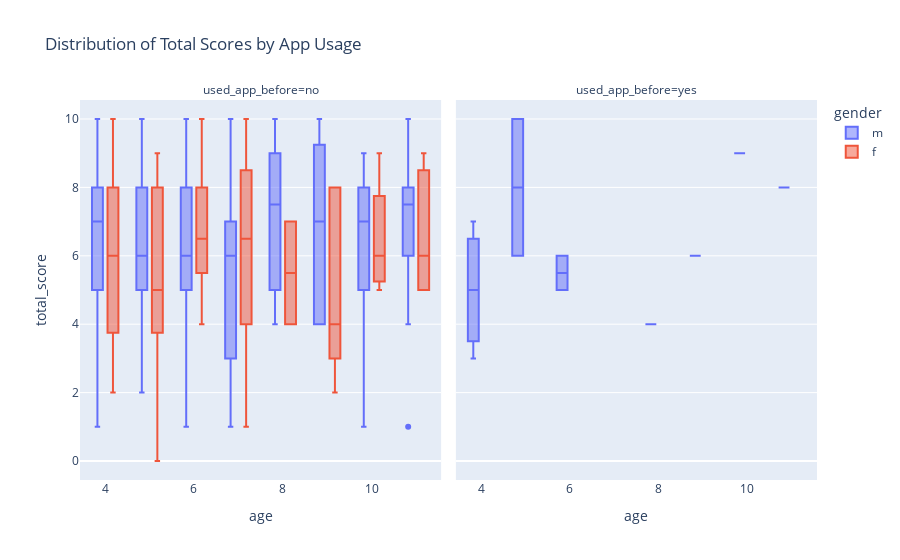

Notebook cell for this chart:
### Markdown cell above
## What is the distribution of the scores based on the age of the individuals who has or has not used an app before?

### Code cell
# Creating a Boxplot
fig = px.box(autism_df, x='age', y='total_score', color='gender', 
             facet_col='used_app_before', title="Distribution of Total Scores by App Usage")

# Show plot
fig.show()

### Figure 1 — Plotly figure (JSON) as saved in the notebook; plotly's stock layout.template omitted (floating-point values rounded to 4 significant figures; data arrays with more than 128 entries replaced by an {"elided": "..."} marker saying what was removed)
{"data": [{"alignmentgroup": "True", "hovertemplate": "gender=m<br>used_app_before=no<br>age=%{x}<br>total_score=%{y}<extra></extra>", "legendgroup": "m", "marker": {"color": "#636efa"}, "name": "m", "notched": false, "offsetgroup": "m", "orientation": "v", "showlegend": true, "x": {"elided": "197 int values"}, "x0": " ", "xaxis": "x", "y": {"elided": "197 int values"}, "y0": " ", "yaxis": "y", "type": "box"}, {"alignmentgroup": "True", "hovertemplate": "gender=m<br>used_app_before=yes<br>age=%{x}<br>total_score=%{y}<extra></extra>", "legendgroup": "m", "marker": {"color": "#636efa"}, "name": "m", "notched": false, "offsetgroup": "m", "orientation": "v", "showlegend": false, "x": [6, 5, 9, 10, 6, 4, 4, 8, 11, 4, 5], "x0": " ", "xaxis": "x2", "y": [5, 10, 6, 9, 6, 3, 5, 4, 8, 7, 6], "y0": " ", "yaxis": "y2", "type": "box"}, {"alignmentgroup": "True", "hovertemplate": "gender=f<br>used_app_before=no<br>age=%{x}<br>total_score=%{y}<extra></extra>", "legendgroup": "f", "marker": {"color": "#EF553B"}, "name": "f", "notched": false, "offsetgroup": "f", "orientation": "v", "showlegend": true, "x": [5, 5, 11, 11, 5, 4, 9, 6, 6, 4, 7, 4, 6, 4, 4, 4, 6, 4, 9, 4, 4, 7, 5, 8, 11, 11, 11, 4, 11, 11, 6, 9, 4, 4, 10, 6, 6, 4, 4, 4, 4, 5, 7, 10, 7, 5, 6, 6, 9, 10, 11, 5, 4, 11, 4, 4, 10, 6, 4, 4, 4, 7, 4, 5, 4, 4, 8, 7, 11, 11, 9, 9, 4, 6, 4, 10, 6, 4, 10, 10, 5, 7, 7, 4], "x0": " ", "xaxis": "x", "y": [4, 8, 7, 5, 3, 2, 5, 5, 6, 3, 1, 3, 4, 8, 5, 4, 7, 9, 8, 6, 5, 4, 8, 7, 9, 9, 7, 8, 5, 6, 7, 2, 3, 3, 9, 6, 8, 7, 7, 5, 7, 0, 8, 6, 6, 8, 6, 8, 3, 5, 9, 5, 4, 5, 8, 4, 5, 10, 9, 6, 8, 7, 8, 5, 10, 9, 4, 9, 5, 5, 3, 8, 10, 10, 3, 7, 4, 6, 6, 8, 9, 10, 4, 3], "y0": " ", "yaxis": "y", "type": "box"}], "layout": {"xaxis": {"anchor": "y", "domain": [0.0, 0.49], "title": {"text": "age"}}, "yaxis": {"anchor": "x", "domain": [0.0, 1.0], "title": {"text": "total_score"}}, "xaxis2": {"anchor": "y2", "domain": [0.51, 1.0], "matches": "x", "title": {"text": "age"}}, "yaxis2": {"anchor": "x2", "domain": [0.0, 1.0], "matches": "y", "showticklabels": false}, "annotations": [{"font": {}, "showarrow": false, "text": "used_app_before=no", "x": 0.245, "xanchor": "center", "xref": "paper", "y": 1.0, "yanchor": "bottom", "yref": "paper"}, {"font": {}, "showarrow": false, "text": "used_app_before=yes", "x": 0.755, "xanchor": "center", "xref": "paper", "y": 1.0, "yanchor": "bottom", "yref": "paper"}], "legend": {"title": {"text": "gender"}, "tracegroupgap": 0}, "title": {"text": "Distribution of Total Scores by App Usage"}, "boxmode": "group"}}
